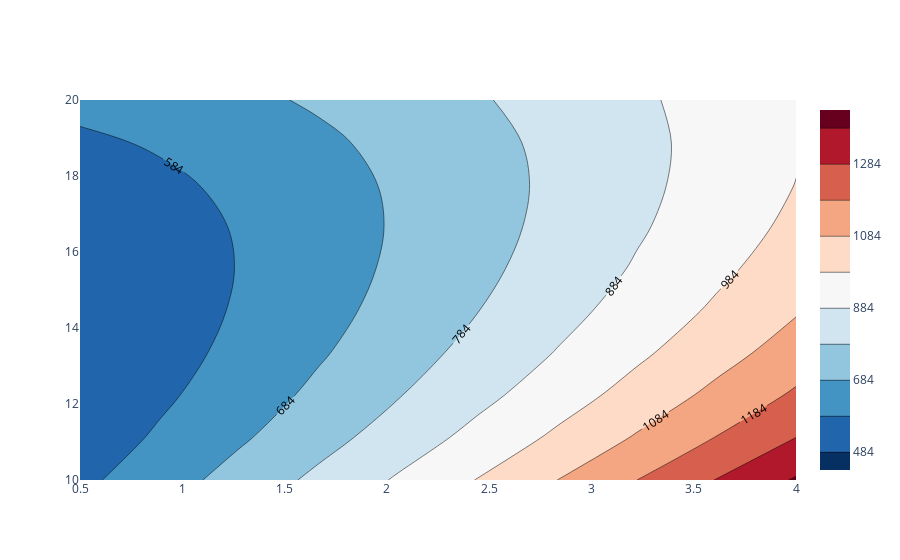

This figure's notebook cell:
### Code cell
# Plot DoE with Plotly

# Set variables to plot
x_name = list(x_dict.keys())[0]
y_name = list(x_dict.keys())[1]
z_name = y_list[0]

# Reshape data into a grid
x_vals = sorted(df[x_name].unique())
y_vals = sorted(df[y_name].unique())
#y_vals = [val / 1000 for val in y_vals]
z_grid = df.pivot(index=y_name, columns=x_name, values=z_name).values

# Create the contour plot    
fig = go.Figure()
fig.add_trace(go.Contour(
    x=x_vals, y=y_vals, z=z_grid, 
    connectgaps=True,
    contours=dict(start=df[z_name].min(), end=df[z_name].max(), showlabels=True),
    colorscale='RdBu_r' # Blackbody,Bluered,Blues,Cividis,Earth,Electric,Greens,Greys,Hot,Jet,Picnic,Portland,Rainbow,RdBu,Reds,Viridis,YlGnBu,YlOrRd. (add '_r' for reversed)
))

# Display the plot
fig.show()

### Figure 1 — Plotly figure (JSON) as saved in the notebook; plotly's stock layout.template omitted (floating-point values rounded to 4 significant figures)
{"data": [{"colorscale": [[0, "rgb(5,48,97)"], [0.1, "rgb(33,102,172)"], [0.2, "rgb(67,147,195)"], [0.3, "rgb(146,197,222)"], [0.4, "rgb(209,229,240)"], [0.5, "rgb(247,247,247)"], [0.6, "rgb(253,219,199)"], [0.7, "rgb(244,165,130)"], [0.8, "rgb(214,96,77)"], [0.9, "rgb(178,24,43)"], [1, "rgb(103,0,31)"]], "connectgaps": true, "contours": {"end": 1394.0, "showlabels": true, "start": 484.4}, "type": "contour", "x": [0.5, 0.8889, 1.278, 1.667, 2.056, 2.444, 2.833, 3.222, 3.611, 4], "y": [10, 11.11, 12.22, 13.33, 14.44, 15.56, 16.67, 17.78, 18.89, 20], "z": [[562.6, 639.8, 721.5, 806.6, 895.5, 988.2, 1084.0, 1184.0, 1287.0, 1394.0], [527.4, 597.5, 671.4, 748.9, 829.9, 914.8, 1003.0, 1094.0, 1188.0, 1285.0], [503.3, 567.2, 634.7, 705.8, 780.2, 857.8, 938.5, 1022.0, 1110.0, 1199.0], [489.3, 547.0, 609.1, 674.5, 743.1, 814.8, 889.5, 967.0, 1047.0, 1131.0], [484.4, 537.1, 593.6, 653.2, 716.7, 783.2, 852.6, 924.7, 999.6, 1077.0], [489.4, 536.0, 587.4, 642.4, 700.7, 762.2, 826.2, 893.5, 963.4, 1036.0], [504.3, 545.5, 591.0, 640.4, 693.9, 750.6, 810.3, 872.9, 937.6, 1005.0], [530.0, 564.6, 604.8, 648.8, 697.0, 748.5, 803.6, 861.7, 922.5, 985.9], [566.8, 595.0, 628.6, 667.1, 710.3, 756.8, 806.9, 859.9, 916.4, 975.5], [613.9, 636.5, 663.7, 696.2, 733.6, 775.6, 820.4, 868.8, 920.5, 974.7]]}], "layout": {"autosize": true, "xaxis": {"autorange": true, "range": [-1, 6]}, "yaxis": {"autorange": true, "range": [-1, 4]}}}
